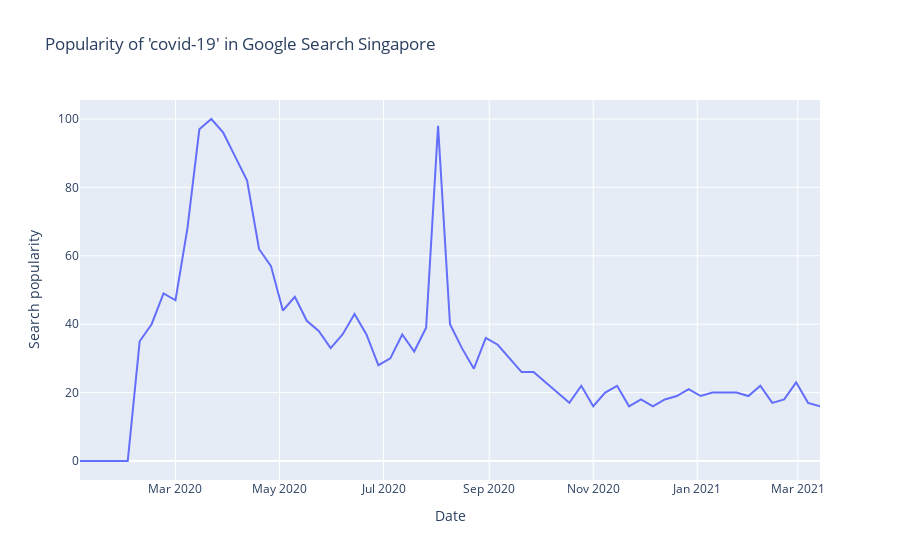
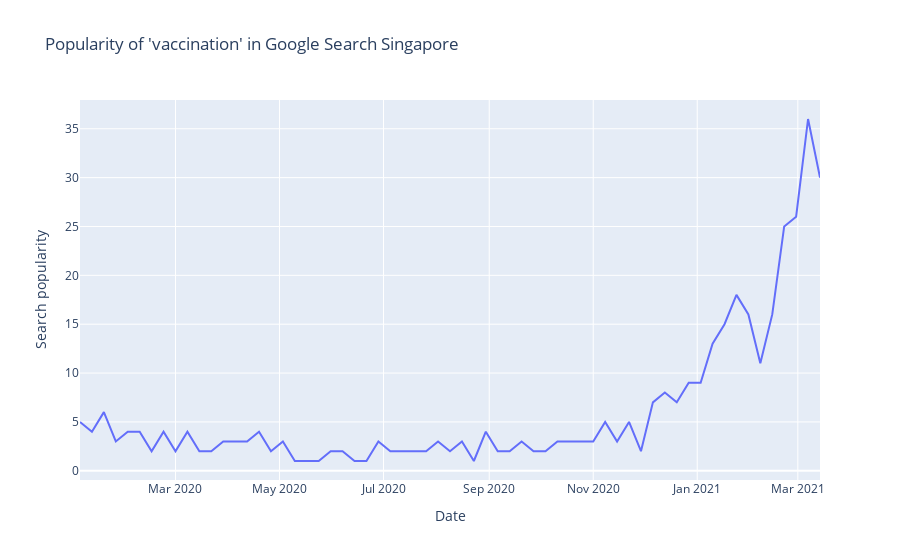

Notebook code cell kept with these figures, in order:
### Markdown cell above
## Plotting Timeseries

### Code cell
for keyword in keywords:
    plot_timeseries(keyword)

### Figure 1 — Plotly figure (JSON) as saved in the notebook; plotly's stock layout.template omitted (floating-point values rounded to 4 significant figures)
{"data": [{"hovertemplate": "Date=%{x}<br>Search popularity=%{y}<extra></extra>", "legendgroup": "", "line": {"color": "#636efa", "dash": "solid"}, "mode": "lines", "name": "", "orientation": "v", "showlegend": false, "type": "scatter", "x": ["2020-01-05", "2020-01-12", "2020-01-19", "2020-01-26", "2020-02-02", "2020-02-09", "2020-02-16", "2020-02-23", "2020-03-01", "2020-03-08", "2020-03-15", "2020-03-22", "2020-03-29", "2020-04-05", "2020-04-12", "2020-04-19", "2020-04-26", "2020-05-03", "2020-05-10", "2020-05-17", "2020-05-24", "2020-05-31", "2020-06-07", "2020-06-14", "2020-06-21", "2020-06-28", "2020-07-05", "2020-07-12", "2020-07-19", "2020-07-26", "2020-08-02", "2020-08-09", "2020-08-16", "2020-08-23", "2020-08-30", "2020-09-06", "2020-09-13", "2020-09-20", "2020-09-27", "2020-10-04", "2020-10-11", "2020-10-18", "2020-10-25", "2020-11-01", "2020-11-08", "2020-11-15", "2020-11-22", "2020-11-29", "2020-12-06", "2020-12-13", "2020-12-20", "2020-12-27", "2021-01-03", "2021-01-10", "2021-01-17", "2021-01-24", "2021-01-31", "2021-02-07", "2021-02-14", "2021-02-21", "2021-02-28", "2021-03-07", "2021-03-14"], "xaxis": "x", "y": [0, 0, 0, 0, 0, 35, 40, 49, 47, 68, 97, 100, 96, 89, 82, 62, 57, 44, 48, 41, 38, 33, 37, 43, 37, 28, 30, 37, 32, 39, 98, 40, 33, 27, 36, 34, 30, 26, 26, 23, 20, 17, 22, 16, 20, 22, 16, 18, 16, 18, 19, 21, 19, 20, 20, 20, 19, 22, 17, 18, 23, 17, 16], "yaxis": "y"}], "layout": {"legend": {"tracegroupgap": 0}, "title": {"text": "Popularity of 'covid-19' in Google Search Singapore"}, "xaxis": {"anchor": "y", "domain": [0, 1], "title": {"text": "Date"}}, "yaxis": {"anchor": "x", "domain": [0, 1], "title": {"text": "Search popularity"}}}}

### Figure 2 — Plotly figure (JSON) as saved in the notebook; plotly's stock layout.template omitted (floating-point values rounded to 4 significant figures)
{"data": [{"hovertemplate": "Date=%{x}<br>Search popularity=%{y}<extra></extra>", "legendgroup": "", "line": {"color": "#636efa", "dash": "solid"}, "mode": "lines", "name": "", "orientation": "v", "showlegend": false, "type": "scatter", "x": ["2020-01-05", "2020-01-12", "2020-01-19", "2020-01-26", "2020-02-02", "2020-02-09", "2020-02-16", "2020-02-23", "2020-03-01", "2020-03-08", "2020-03-15", "2020-03-22", "2020-03-29", "2020-04-05", "2020-04-12", "2020-04-19", "2020-04-26", "2020-05-03", "2020-05-10", "2020-05-17", "2020-05-24", "2020-05-31", "2020-06-07", "2020-06-14", "2020-06-21", "2020-06-28", "2020-07-05", "2020-07-12", "2020-07-19", "2020-07-26", "2020-08-02", "2020-08-09", "2020-08-16", "2020-08-23", "2020-08-30", "2020-09-06", "2020-09-13", "2020-09-20", "2020-09-27", "2020-10-04", "2020-10-11", "2020-10-18", "2020-10-25", "2020-11-01", "2020-11-08", "2020-11-15", "2020-11-22", "2020-11-29", "2020-12-06", "2020-12-13", "2020-12-20", "2020-12-27", "2021-01-03", "2021-01-10", "2021-01-17", "2021-01-24", "2021-01-31", "2021-02-07", "2021-02-14", "2021-02-21", "2021-02-28", "2021-03-07", "2021-03-14"], "xaxis": "x", "y": [5, 4, 6, 3, 4, 4, 2, 4, 2, 4, 2, 2, 3, 3, 3, 4, 2, 3, 1, 1, 1, 2, 2, 1, 1, 3, 2, 2, 2, 2, 3, 2, 3, 1, 4, 2, 2, 3, 2, 2, 3, 3, 3, 3, 5, 3, 5, 2, 7, 8, 7, 9, 9, 13, 15, 18, 16, 11, 16, 25, 26, 36, 30], "yaxis": "y"}], "layout": {"legend": {"tracegroupgap": 0}, "title": {"text": "Popularity of 'vaccination' in Google Search Singapore"}, "xaxis": {"anchor": "y", "domain": [0, 1], "title": {"text": "Date"}}, "yaxis": {"anchor": "x", "domain": [0, 1], "title": {"text": "Search popularity"}}}}
